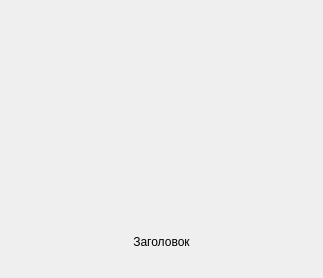
<?xml version="1.0" encoding="UTF-8"?>
<ui version="4.0">
 <class>MapIconButton</class>
 <widget class="QFrame" name="MapIconButton">
  <property name="geometry">
   <rect>
    <x>0</x>
    <y>0</y>
    <width>323</width>
    <height>274</height>
   </rect>
  </property>
  <property name="maximumSize">
   <size>
    <width>16777215</width>
    <height>300</height>
   </size>
  </property>
  <property name="windowTitle">
   <string>Frame</string>
  </property>
  <layout class="QVBoxLayout" name="verticalLayout">
   <item>
    <widget class="QLabel" name="imageLabel">
     <property name="minimumSize">
      <size>
       <width>300</width>
       <height>200</height>
      </size>
     </property>
     <property name="text">
      <string/>
     </property>
     <property name="scaledContents">
      <bool>false</bool>
     </property>
    </widget>
   </item>
   <item>
    <widget class="QLabel" name="headerLabel">
     <property name="sizePolicy">
      <sizepolicy hsizetype="Preferred" vsizetype="Fixed">
       <horstretch>0</horstretch>
       <verstretch>0</verstretch>
      </sizepolicy>
     </property>
     <property name="minimumSize">
      <size>
       <width>0</width>
       <height>50</height>
      </size>
     </property>
     <property name="styleSheet">
      <string notr="true"/>
     </property>
     <property name="text">
      <string>Заголовок</string>
     </property>
     <property name="alignment">
      <set>Qt::AlignCenter</set>
     </property>
     <property name="wordWrap">
      <bool>true</bool>
     </property>
    </widget>
   </item>
  </layout>
 </widget>
 <resources/>
 <connections/>
</ui>
